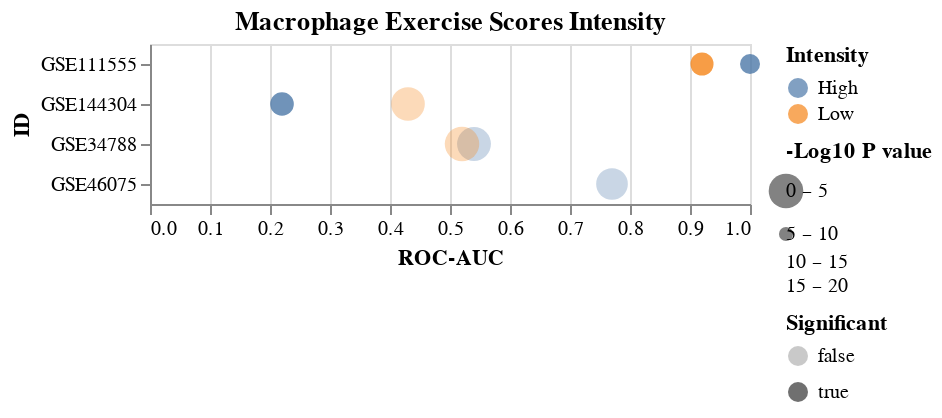

Notebook source saved alongside this figure:
### Code cell
makeFig5C()

### Figure 1 — Vega-Lite specification as saved in the notebook (floating-point values rounded to 4 significant figures)
{"config": {"view": {"continuousWidth": 300, "continuousHeight": 300}}, "data": {"name": "data-c97d29bfdeb1a1c89532254a82ecda01"}, "mark": {"type": "circle"}, "encoding": {"color": {"field": "Intensity", "type": "nominal"}, "opacity": {"field": "Significant", "type": "nominal"}, "size": {"field": "-Log10 P value", "scale": {"bins": [0, 5, 10, 15, 20], "range": [100, 300], "reverse": true}, "type": "quantitative"}, "x": {"field": "ROC-AUC", "scale": {"domain": [0, 1]}, "type": "quantitative"}, "y": {"field": "ID", "type": "nominal"}}, "title": "Macrophage Exercise Scores Intensity", "$schema": "https://vega.github.io/schema/vega-lite/v5.8.0.json", "datasets": {"data-c97d29bfdeb1a1c89532254a82ecda01": [{"ID": "GSE111555", "ROC-AUC": 1.0, "Pval": 0.0001, "Intensity": "High", "-Log10 P value": 4.0, "Significant": true}, {"ID": "GSE111555", "ROC-AUC": 0.92, "Pval": 0.000458, "Intensity": "Low", "-Log10 P value": 3.339, "Significant": true}, {"ID": "GSE144304", "ROC-AUC": 0.22, "Pval": 0.00062, "Intensity": "High", "-Log10 P value": 3.208, "Significant": true}, {"ID": "GSE144304", "ROC-AUC": 0.43, "Pval": 0.465, "Intensity": "Low", "-Log10 P value": 0.3325, "Significant": false}, {"ID": "GSE34788", "ROC-AUC": 0.54, "Pval": 0.538, "Intensity": "High", "-Log10 P value": 0.2692, "Significant": false}, {"ID": "GSE34788", "ROC-AUC": 0.52, "Pval": 0.891, "Intensity": "Low", "-Log10 P value": 0.05012, "Significant": false}, {"ID": "GSE46075", "ROC-AUC": 0.77, "Pval": 0.106, "Intensity": "High", "-Log10 P value": 0.9747, "Significant": false}]}}
